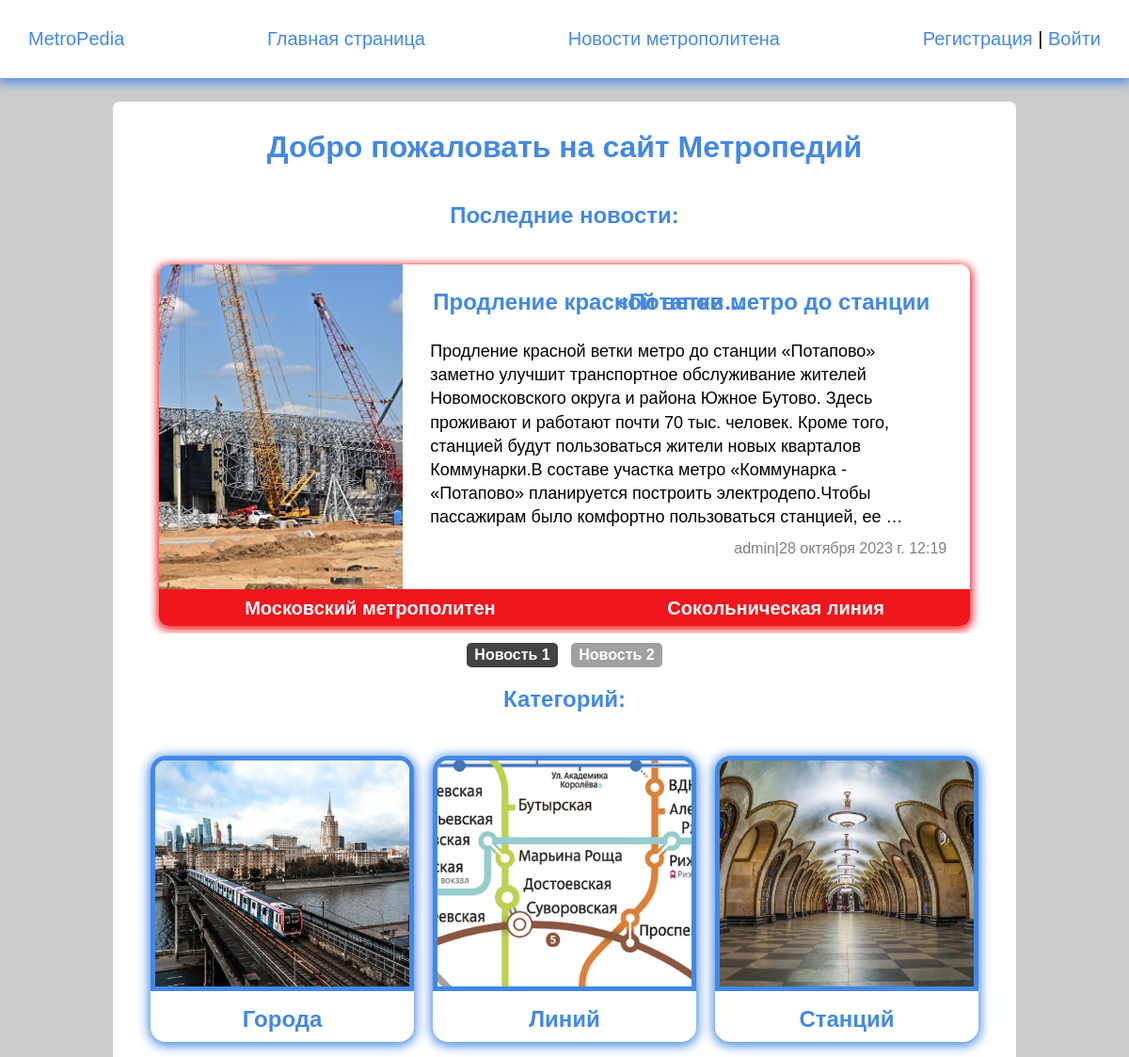
Before: / with the older database file.
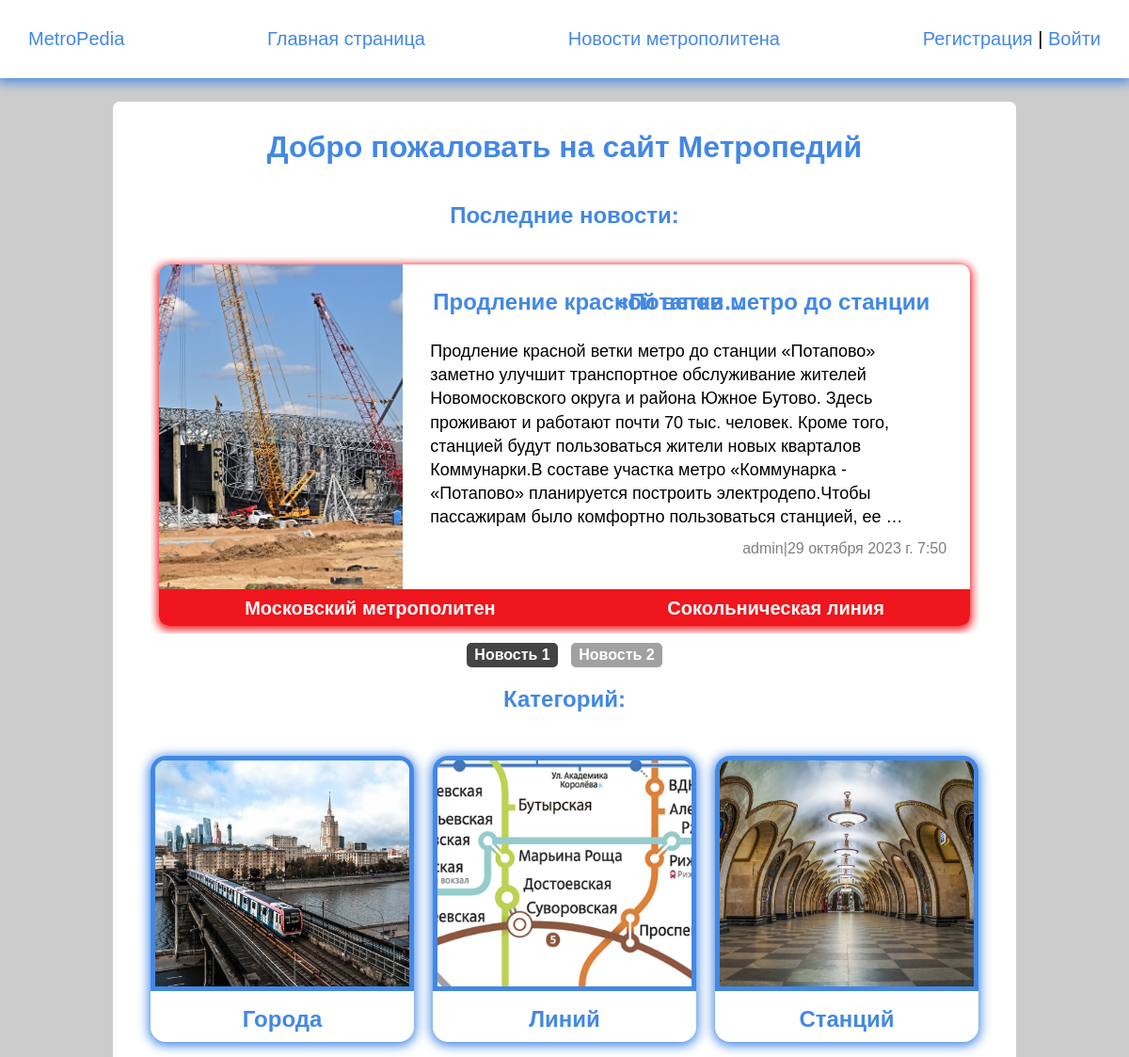
After: the same page with the newer database file.
### metro_blog/models.py (models this page shows, shortened)
class Blog(models.Model):
    owner = models.ForeignKey(Profile, on_delete=models.SET_NULL, blank=True, null=True)
    title = models.CharField(max_length=250, blank=False, verbose_name='Название')
    slug = models.CharField(max_length=250, unique=True, verbose_name='Ссылка')
    content = models.TextField(blank=True, null=True, verbose_name='Текст')
    source = models.CharField(max_length=250, blank=True, null=True, verbose_name='Источник')
    image = models.ImageField(upload_to='images/%Y/%M/%D', blank=True, verbose_name='Картинка')
    is_public = models.BooleanField(default=False)
    time_created = models.DateTimeField(auto_now_add=True, verbose_name='Время создания')
    time_update = models.DateTimeField(auto_now=True, verbose_name='Время обновления')
    line = models.ForeignKey(Line, on_delete=models.PROTECT, blank=True, null=True, verbose_name='линия')
    def get_absolute_url(self):
        return reverse('post', kwargs={'post_slug': self.slug})
    class Meta:
        verbose_name = 'Новость'
        verbose_name_plural = 'Новости'
        ordering = ['-time_created']

### users/models.py (models this page shows, shortened)
class Profile(AbstractBaseUser, PermissionsMixin):
    username = models.CharField(max_length=150, unique=True, blank=True)
    email = models.EmailField(_('email_address'), unique=True, max_length=200)
    date_joined = models.DateTimeField(default=timezone.now)
    is_staff = models.BooleanField(default=False)
    is_active = models.BooleanField(default=True)
    image = models.ImageField(upload_to='avatars/%Y/%M/%D', default='avatars/avatar.jpg', blank=True)
    USERNAME_FIELD = 'username'
    REQUIRED_FIELDS = []
    objects = CustomUserManager()

### metro_wiki/models.py (models this page shows, shortened)
class Line(models.Model):
    title = models.CharField(max_length=100, blank=False, verbose_name='Название линий')
    slug = models.CharField(max_length=100, blank=False, unique=True, verbose_name='Ссылка')
    content = RichTextField(blank=True, null=True, verbose_name='Текст', config_name='extends')
    number = models.CharField(max_length=3, blank=True, verbose_name='Номер линий')
    color_text = ColorField(default='#FFFFFF', verbose_name='Цвет текста')
    color = ColorField(default='#EF161E', verbose_name='Цвет')
    city = models.ForeignKey(City, on_delete=models.PROTECT, verbose_name='Город')
    image = models.ImageField(upload_to='images/%Y/%M/%D', blank=True, verbose_name='Картинка')
    def get_absolute_url(self):
        return reverse('line', kwargs={'line_slug': self.slug})
    class Meta:
        verbose_name = 'Линия'
        verbose_name_plural = 'Линии'
        ordering = ['number', 'title']

class City(models.Model):
    title = models.CharField(max_length=100, blank=False, verbose_name='Название метрополитена')
    slug = models.CharField(max_length=100, blank=False, unique=True, verbose_name='Ссылка')
    image = models.ImageField(upload_to='images/%Y/%M/%D', blank=True, verbose_name='Картинка')
    content = RichTextField(blank=True, null=True, verbose_name='Текст', config_name='extends')
    def get_absolute_url(self):
        return reverse('city', kwargs={'city_slug': self.slug})
    class Meta:
        verbose_name = 'Город'
        verbose_name_plural = 'Города'
        ordering = ['title']

### main_page/views.py (the view)
# urls.py: path('', LastNews.as_view(), name='main'),
class LastNews(DataMixin, LastNewsMixin, ListView):
    model = Blog
    template_name = 'main_page/index.html'
    context_object_name = 'posts'
    def get_context_data(self, *, object_list=None, **kwargs):
        context = super().get_context_data(**kwargs)
        context['posts'] = Blog.objects.filter(is_public=True)
        context['count'] = Blog.objects.filter(is_public=True).count
        c_def = self.get_user_context(title='Главная страница')
        return dict(list(context.items()) + list(c_def.items()))

### main_page/templatetags/blog_filters.py (called while the page is built)
@register.filter
def replace_ndash(value):
    return value.replace('&ndash;', '-')

@register.filter
def replace_aquo(value):
    return value.replace('&laquo;', '«').replace('&raquo;', '»')

@register.filter
def replace_nbsp(value):
    return value.replace('&nbsp;', ' \n')

### main_page/utils.py (called while the page is built)
    def get_user_context(self, **kwargs):
        context = kwargs
        user_menu = menu.copy()
        if not self.request.user.is_authenticated:
            user_menu.pop(-1)
        if self.request.user.is_staff:
            user_menu.append({'title': 'Добавить станцию', 'url_name': 'add_station'})
        context['menu'] = user_menu
        context['cats'] = cats
        return context

### main_page/templates/main_page/index.html (shortened to what this page needs)
{% extends 'main_page/base.html' %}
{% load static %}
{% load blog_filters %}
{% block content %}
<main class="content">
    <div class="wrap" style="flex-direction: column;">
        <h1 class="title_wrap">Добро пожаловать на сайт Метропедий</h1>
        {% if posts %}
        <h2>Последние новости:</h2>
        <section class="post_sect">
            <div id="frame">
                <div id="slides">
                    <div id="overflow">
                        <div class="inner" style="--news-count: calc(100% * {{ count }});">
                            {% for p in posts %}
                            <div class="frame frame_{{ forloop.counter }}" style="--news-count: calc(100% / {{ count }});">
                                <div class="frame-content" style="box-shadow: 0px 2px 10px 2px {{ p.line.color }}";>
                                    <div class="prev_post_slider">
                                            {% if p.image %}
                                            <img src="{{ p.image.url }}" alt="post_image">
                                            {% else %}
                                            <img src="{% static 'images/plug.jpg' %}" alt="post_image">
                                            {% endif %}
                                        </div>
                                    <a class="post_info" href="{{ p.get_absolute_url }}">
                                        <h2>{{ p.title | truncatechars:50 }}</h2>
                                        <p>{{ p.content | striptags | replace_nbsp | replace_ndash | replace_aquo | linebreaksbr | truncatewords:50 }}</p>
                                        <div class="date_post">
                                            <span>{{ p.owner.username }}|{{ p.time_update }}</span>
                                        </div>
                                    </a>
                                    <div class="cat_post" id="fixed_container" style="background: {{ p.line.color }}">
                                        <a href="{{ p.line.city.get_absolute_url }}">
                                            <span class="hover_replace"
                                                  style="color: {{ p.line.color_text }}; --hr:{{ p.line.color_text }}80;">{{ p.line.city.title }}</span>
                                        </a>
                                        <a href="{{ p.line.get_absolute_url }}">
                                            <span class="hover_replace"
                                                  style="color: {{ p.line.color_text }}; --hr:{{ p.line.color_text }}80;">{{ p.line.title }}</span>
                                        </a>
                                    </div>
                                </div>
                            </div>
                            {% endfor %}
                        </div>
                    </div>
                </div>
                <div id="bullets">
                    {% for p in posts %}
                    <label for="frame{{ forloop.counter }}">Новость {{ forloop.counter }}</label>
                    {% endfor %}
                </div>
            </div>
        </section>
        {% endif %}
        <section class="post_sect">
            <h2>Категорий:</h2>
            <ul class="cats_list">
                {% for c in cats %}
                <li class="element cat_list">
                    <a href="{% url c.url_name %}">
                        <button class="btn_cats">
                            <img src="{% static c.image %}" alt="cat_image">
                            <span>{{ c.title }}</span></button>
                    </a>
                </li>
                {% endfor %}
            </ul>
        </section>
    </div>
</main>
{% endblock %}

Changed rows visible on the page:
changed Blog "Продление красной ветки метро до станции «Потапов…": time_update "28 октября 2023 г. 12:19" → "29 октября 2023 г. 7:50"
